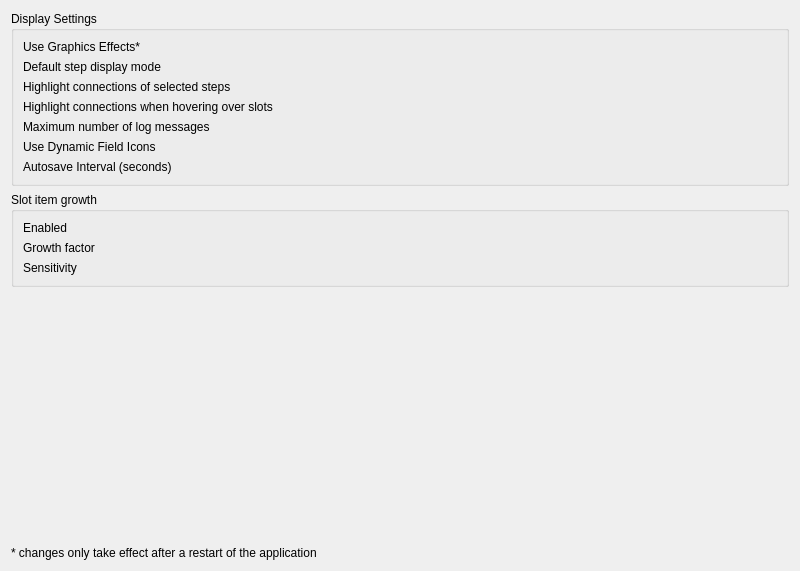
<?xml version="1.0" encoding="UTF-8"?>
<ui version="4.0">
 <class>UiSettings</class>
 <widget class="QWidget" name="UiSettings">
  <property name="geometry">
   <rect>
    <x>0</x>
    <y>0</y>
    <width>800</width>
    <height>571</height>
   </rect>
  </property>
  <property name="windowTitle">
   <string>UI Settings</string>
  </property>
  <layout class="QGridLayout" name="gridLayout" rowstretch="0,0,1">
   <item row="0" column="0">
    <widget class="QGroupBox" name="groupBox">
     <property name="title">
      <string>Display Settings</string>
     </property>
     <layout class="QFormLayout" name="formLayout">
      <item row="0" column="0">
       <widget class="QLabel" name="label">
        <property name="toolTip">
         <string>Note: these effects may lead to rendering errors. If you experience many such errors, disable these effects.</string>
        </property>
        <property name="text">
         <string>Use Graphics Effects*</string>
        </property>
       </widget>
      </item>
      <item row="0" column="1">
       <widget class="cedar::proc::aux::gui::BoolParameter" name="mpUseGraphicsEffectsEdit" native="true"/>
      </item>
      <item row="1" column="0">
       <widget class="QLabel" name="label_3">
        <property name="text">
         <string>Default step display mode</string>
        </property>
       </widget>
      </item>
      <item row="1" column="1">
       <widget class="cedar::proc::aux::gui::EnumParameter" name="mpStepDisplayMode" native="true"/>
      </item>
      <item row="2" column="0">
       <widget class="QLabel" name="label_7">
        <property name="text">
         <string>Highlight connections of selected steps</string>
        </property>
       </widget>
      </item>
      <item row="2" column="1">
       <widget class="cedar::proc::aux::gui::BoolParameter" name="mpHighlightConnections" native="true"/>
      </item>
      <item row="4" column="0">
       <widget class="QLabel" name="label_8">
        <property name="text">
         <string>Maximum number of log messages</string>
        </property>
       </widget>
      </item>
      <item row="4" column="1">
       <widget class="cedar::proc::aux::gui::UIntParameter" name="mpMaximumNumberOfLogMessages" native="true"/>
      </item>
      <item row="3" column="0">
       <widget class="QLabel" name="label_9">
        <property name="text">
         <string>Highlight connections when hovering over slots</string>
        </property>
       </widget>
      </item>
      <item row="3" column="1">
       <widget class="cedar::proc::aux::gui::BoolParameter" name="mpHighlightHoveredConnection" native="true"/>
      </item>
      <item row="6" column="0">
       <widget class="QLabel" name="label_41">
        <property name="text">
         <string>Use Dynamic Field Icons</string>
        </property>
       </widget>
      </item>
      <item row="6" column="1">
       <widget class="cedar::proc::aux::gui::BoolParameter" name="mpUseDynamicFieldIcons" native="true"/>
      </item>
      <item row="7" column="0">
       <widget class="QLabel" name="label_42">
        <property name="text">
         <string>Autosave Interval (seconds)</string>
        </property>
       </widget>
      </item>
      <item row="7" column="1">
       <widget class="cedar::proc::aux::gui::UIntParameter" name="mpAutoSaveInterval" native="true"/>
      </item>
     </layout>
    </widget>
   </item>
   <item row="2" column="0">
    <widget class="QLabel" name="label_2">
     <property name="text">
      <string>* changes only take effect after a restart of the application</string>
     </property>
     <property name="alignment">
      <set>Qt::AlignBottom|Qt::AlignLeading|Qt::AlignLeft</set>
     </property>
    </widget>
   </item>
   <item row="1" column="0">
    <widget class="QGroupBox" name="groupBox_2">
     <property name="title">
      <string>Slot item growth</string>
     </property>
     <layout class="QFormLayout" name="formLayout_2">
      <item row="1" column="0">
       <widget class="QLabel" name="label_43">
        <property name="text">
         <string>Growth factor</string>
        </property>
       </widget>
      </item>
      <item row="1" column="1">
       <widget class="cedar::proc::aux::gui::DoubleParameter" name="mpGrowthFactor" native="true"/>
      </item>
      <item row="2" column="0">
       <widget class="QLabel" name="label_5">
        <property name="text">
         <string>Sensitivity</string>
        </property>
       </widget>
      </item>
      <item row="2" column="1">
       <widget class="cedar::proc::aux::gui::DoubleParameter" name="mpSensitivity" native="true"/>
      </item>
      <item row="0" column="0">
       <widget class="QLabel" name="label_6">
        <property name="text">
         <string>Enabled</string>
        </property>
       </widget>
      </item>
      <item row="0" column="1">
       <widget class="cedar::proc::aux::gui::BoolParameter" name="mpSlotGrowthEnabled" native="true"/>
      </item>
     </layout>
    </widget>
   </item>
  </layout>
 </widget>
 <customwidgets>
  <customwidget>
   <class>cedar::proc::aux::gui::EnumParameter</class>
   <extends>QWidget</extends>
   <header>cedar/processing/auxiliaries/gui/EnumParameter.h</header>
   <container>1</container>
  </customwidget>
  <customwidget>
   <class>cedar::proc::aux::gui::BoolParameter</class>
   <extends>QWidget</extends>
   <header>cedar/processing/auxiliaries/gui/BoolParameter.h</header>
   <container>1</container>
  </customwidget>
  <customwidget>
   <class>cedar::proc::aux::gui::DoubleParameter</class>
   <extends>QWidget</extends>
   <header>cedar/processing/auxiliaries/gui/DoubleParameter.h</header>
   <container>1</container>
  </customwidget>
  <customwidget>
   <class>cedar::proc::aux::gui::UIntParameter</class>
   <extends>QWidget</extends>
   <header>cedar/processing/auxiliaries/gui/UIntParameter.h</header>
   <container>1</container>
  </customwidget>
 </customwidgets>
 <resources/>
 <connections/>
</ui>
